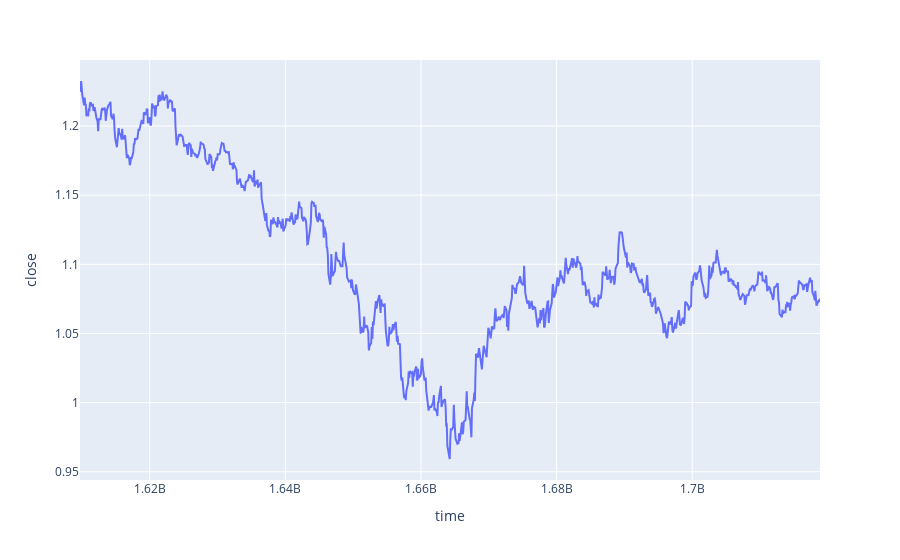

The cell this chart's notebook holds for it:
### Code cell
ohlc_data = pd.DataFrame(mt.copy_rates_range("EURUSD",
                                             mt.TIMEFRAME_D1,
                                             datetime(2021, 1, 1),
                                             datetime.now()))

fig = px.line(ohlc_data, x=ohlc_data['time'], y=ohlc_data['close'])
fig.show()

ohlc_data

### Figure 1 — Plotly figure (JSON) as saved in the notebook; plotly's stock layout.template omitted (floating-point values rounded to 4 significant figures; data arrays with more than 128 entries replaced by an {"elided": "..."} marker saying what was removed)
{"data": [{"hovertemplate": "time=%{x}<br>close=%{y}<extra></extra>", "legendgroup": "", "line": {"color": "#636efa", "dash": "solid"}, "marker": {"symbol": "circle"}, "mode": "lines", "name": "", "orientation": "v", "showlegend": false, "type": "scatter", "x": {"elided": "903 int values"}, "xaxis": "x", "y": {"elided": "903 float values"}, "yaxis": "y"}], "layout": {"legend": {"tracegroupgap": 0}, "margin": {"t": 60}, "xaxis": {"anchor": "y", "domain": [0, 1], "title": {"text": "time"}}, "yaxis": {"anchor": "x", "domain": [0, 1], "title": {"text": "close"}}}}
